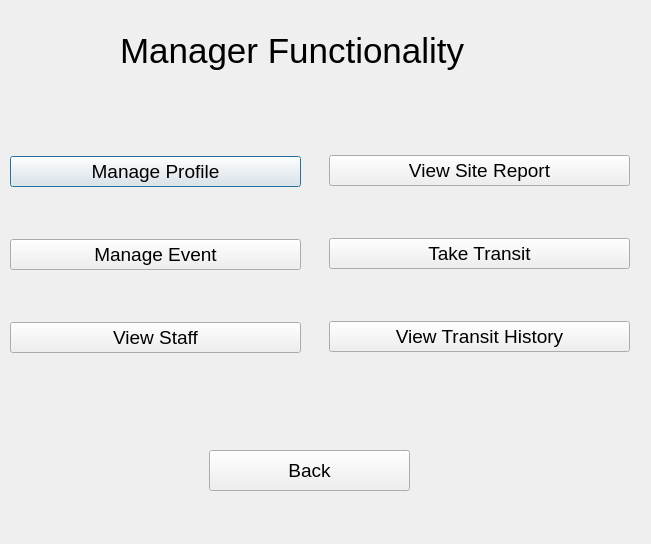
<?xml version="1.0" encoding="UTF-8"?>
<ui version="4.0">
 <class>manager_functionality</class>
 <widget class="QDialog" name="manager_functionality">
  <property name="geometry">
   <rect>
    <x>0</x>
    <y>0</y>
    <width>651</width>
    <height>544</height>
   </rect>
  </property>
  <property name="windowTitle">
   <string>Manager-only Functionality</string>
  </property>
  <widget class="QWidget" name="verticalLayoutWidget">
   <property name="geometry">
    <rect>
     <x>10</x>
     <y>110</y>
     <width>291</width>
     <height>291</height>
    </rect>
   </property>
   <layout class="QVBoxLayout" name="verticalLayout">
    <item>
     <widget class="QPushButton" name="manage_profile_btn">
      <property name="font">
       <font>
        <pointsize>14</pointsize>
       </font>
      </property>
      <property name="text">
       <string>Manage Profile</string>
      </property>
     </widget>
    </item>
    <item>
     <widget class="QPushButton" name="manage_event_btn">
      <property name="font">
       <font>
        <pointsize>14</pointsize>
       </font>
      </property>
      <property name="text">
       <string>Manage Event</string>
      </property>
     </widget>
    </item>
    <item>
     <widget class="QPushButton" name="view_staff_btn">
      <property name="font">
       <font>
        <pointsize>14</pointsize>
       </font>
      </property>
      <property name="text">
       <string>View Staff</string>
      </property>
     </widget>
    </item>
   </layout>
  </widget>
  <widget class="QWidget" name="verticalLayoutWidget_2">
   <property name="geometry">
    <rect>
     <x>329</x>
     <y>109</y>
     <width>301</width>
     <height>291</height>
    </rect>
   </property>
   <layout class="QVBoxLayout" name="verticalLayout_2">
    <item>
     <widget class="QPushButton" name="view_site_report_btn">
      <property name="font">
       <font>
        <pointsize>14</pointsize>
       </font>
      </property>
      <property name="text">
       <string>View Site Report</string>
      </property>
     </widget>
    </item>
    <item>
     <widget class="QPushButton" name="take_transit_btn">
      <property name="font">
       <font>
        <pointsize>14</pointsize>
       </font>
      </property>
      <property name="text">
       <string>Take Transit</string>
      </property>
     </widget>
    </item>
    <item>
     <widget class="QPushButton" name="view_transit_history_btn">
      <property name="font">
       <font>
        <pointsize>14</pointsize>
       </font>
      </property>
      <property name="text">
       <string>View Transit History</string>
      </property>
     </widget>
    </item>
   </layout>
  </widget>
  <widget class="QLabel" name="label">
   <property name="geometry">
    <rect>
     <x>120</x>
     <y>30</y>
     <width>391</width>
     <height>41</height>
    </rect>
   </property>
   <property name="font">
    <font>
     <pointsize>26</pointsize>
    </font>
   </property>
   <property name="text">
    <string>Manager Functionality</string>
   </property>
  </widget>
  <widget class="QPushButton" name="back_btn">
   <property name="geometry">
    <rect>
     <x>209</x>
     <y>450</y>
     <width>201</width>
     <height>41</height>
    </rect>
   </property>
   <property name="font">
    <font>
     <pointsize>14</pointsize>
    </font>
   </property>
   <property name="text">
    <string>Back</string>
   </property>
  </widget>
 </widget>
 <resources/>
 <connections/>
</ui>
